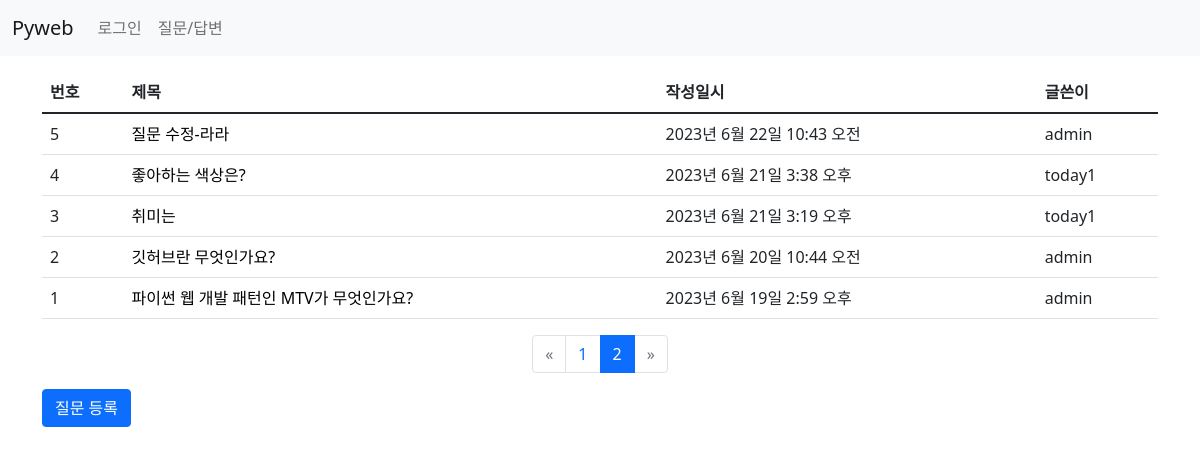
/board/?page=2, run on the app's committed database.
### board/models.py (models this page shows, shortened)
class Question(models.Model):   #상속받고
    author = models.ForeignKey(User, on_delete=models.CASCADE) # 글쓴이 # 삭제 안되게도 할 수있어요 - 카테고리 없어도 삭제되면 안되는건 casecade 아니고 sellnull?
    subject = models.CharField(max_length=200)  # 제목
    content = models.TextField()                # 질문 내용
    create_date = models.DateTimeField()        # 동록일
    modify_date = models.DateTimeField(null=True, blank=True)   # null을 허용

### board/views.py (the view)
# urls.py: path('', views.question_list, name='question_list'),
def question_list(request):
    question_list = Question.objects.order_by('-create_date') # 내림차순 - 필드앞에 -를 붙이면 내림차순
    page = request.GET.get('page', '1')
    paginator = Paginator(question_list, 10)    # 페이지당 게시글 - 10개 설정
    page_obj = paginator.get_page(page)
    context = {'question_list': page_obj} # context = {'question_list': question_list} 에서 수정됨
    return  render(request, 'board/question_list.html', context)

### board/templatetags/board_filter.py (called while the page is built)
@register.filter
def sub(valeu, arg):
    return valeu - arg  # 원래 값에서 - 매개값 -> |sub:arg

### templates/board/question_list.html
{% extends 'base.html' %}
{% load board_filter %}
{% block content %}
<div class="container my-3">
    <section id="question_list">
        <table class="table">
            <thead>
                <tr class="table_primary">
                    <th>번호</th>
                    <th>제목</th>
                    <th>작성일시</th>
                    <th>글쓴이</th>
                </tr>
            </thead>
            <tbody>
                {% if question_list %}
                    {% for question in question_list %}
                    <tr>
                        <td>{{ question_list.paginator.count|sub:question_list.start_index|sub:forloop.counter0|add:1 }}</td>
                        <td><a href="{% url 'board:detail' question.id %}">{{ question.subject }}</a></td>
                        <td>{{ question.create_date }}</td>
                        <td>{{ question.author }}</td>
                    </tr>
                    {% endfor %}
                {% else %}
                    <tr>
                        <td>질문이 없습니다.</td>
                    </tr>
                {% endif %}
            </tbody>
        </table>
        <ul class="pagination justify-content-center">
            {% if question_lis.has_previous %}
                <li class="page-item">
                    <a class="page-link" href="?page={{ question_list.previous_page_number }}">&laquo;</a>
                </li>
            {% else %}
                <li class="page-item disabled">
                    <a class="page-link" href="">&laquo;</a>
                </li>
            {% endif %}
                {% for page_number in question_list.paginator.page_range %}
                    {% if page_number == question_list.number %}
                    <li class="page-item active">
                        <a class="page-link" href="?page={{ page_number }}">
                            {{ page_number }}
                        </a>
                    </li>
                    {% else %}
                    <li class="page-item">
                        <a class="page-link" href="?page={{ page_number }}">
                            {{ page_number }}
                        </a>
                    </li>
                    {% endif %}
                {% endfor %}
            {% if question_lis.has_next %}
                <li class="page-item">
                    <a class="page-link"
                       href="?page={{ question_list.next_page_number }}">&raquo;</a>
                </li>
            {% else %}
                <li class="page-item disabled">
                    <a class="page-link" href="">&raquo;</a>
                </li>
            {% endif %}
        </ul>
        <a href="{% url 'board:question_create' %}"
            class="btn btn-primary">질문 등록</a>
    </section>
</div>
{% endblock %}

### static/board/css/style.css (style rules this page uses)
a { color: black; text-decoration: none; }

### data on the page
Question: paginator.count|sub "5", subject "질문 수정-라라", create_date "2023년 6월 22일 10:43 오전", author "admin"
Question: paginator.count|sub "4", subject "좋아하는 색상은?", create_date "2023년 6월 21일 3:38 오후", author "today1"
Question: paginator.count|sub "3", subject "취미는", create_date "2023년 6월 21일 3:19 오후", author "today1"
Question: paginator.count|sub "2", subject "깃허브란 무엇인가요?", create_date "2023년 6월 20일 10:44 오전", author "admin"
Question: paginator.count|sub "1", subject "파이썬 웹 개발 패턴인 MTV가 무엇인가요?", create_date "2023년 6월 19일 2:59 오후", author "admin"

### other printed values
{{ page_number }} "1"
{{ page_number }} "2"
